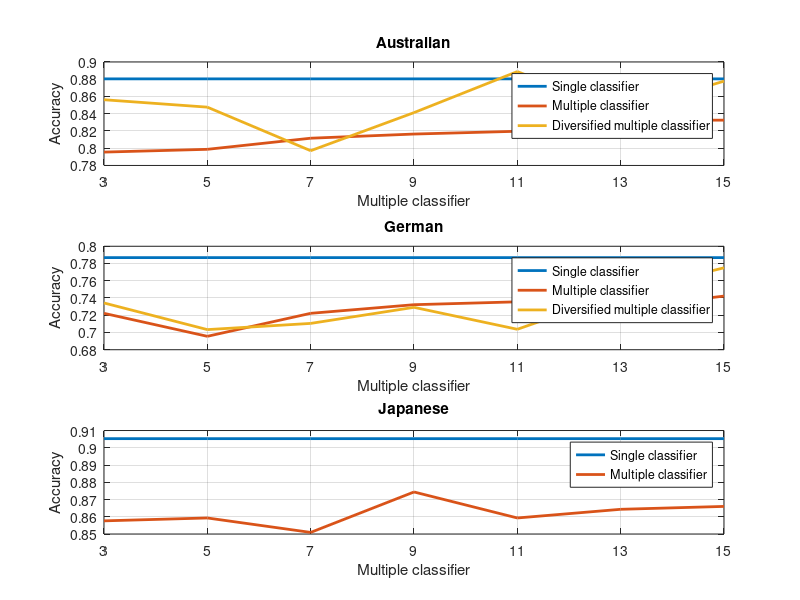

This chart was generated by the following MATLAB code:
clc
close all
clear all

format long

single = importdata("data/single.csv");
multiple = importdata("data/multiple.csv");
diversified = importdata("data/diversified.csv")

% Australian
subplot(3,1,1);
plot([repelem(max(single(:,3)),7)' multiple(2:end,2) diversified(2:end,2)], 'LineWidth', 2)
custom_xticks = 1:7;
custom_xtick_labels = {'3', '5', '7', '9', '11', '13', '15'};
xticks(custom_xticks);
xticklabels(custom_xtick_labels);
xlabel('Multiple classifier');
ylabel('Accuracy');
title('Australian');
legend('Single classifier', 'Multiple classifier', 'Diversified multiple classifier');
grid on;

% German
subplot(3,1,2);
plot([repelem(max(single(:,4)),7)' multiple(2:end,3) diversified(2:end,3)], 'LineWidth', 2)
custom_xticks = 1:7;
custom_xtick_labels = {'3', '5', '7', '9', '11', '13', '15'};
xticks(custom_xticks);
xticklabels(custom_xtick_labels);
xlabel('Multiple classifier');
ylabel('Accuracy');
title('German');
legend('Single classifier', 'Multiple classifier', 'Diversified multiple classifier');
grid on;

% Japanese
subplot(3,1,3);
plot([repelem(max(single(:,5)),7)' multiple(2:end,4)], 'LineWidth', 2)
custom_xticks = 1:7;
custom_xtick_labels = {'3', '5', '7', '9', '11', '13', '15'};
xticks(custom_xticks);
xticklabels(custom_xtick_labels);
xlabel('Multiple classifier');
ylabel('Accuracy');
title('Japanese');
legend('Single classifier', 'Multiple classifier');
grid on;
